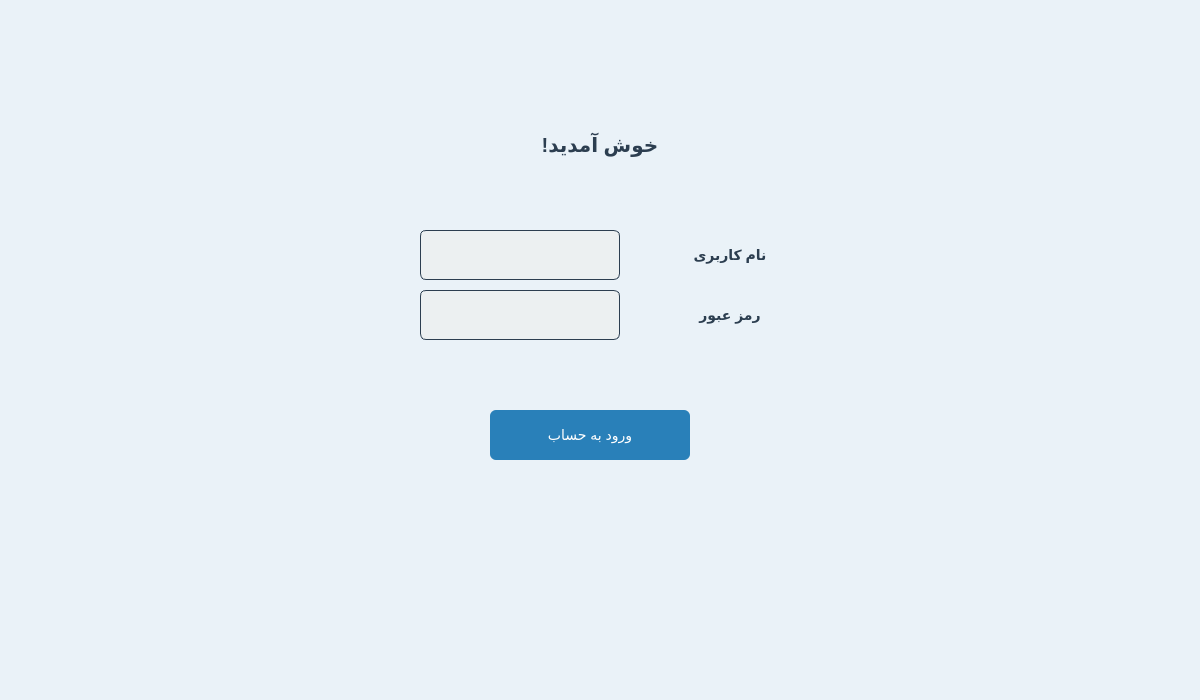
<?xml version="1.0" encoding="UTF-8"?>
<ui version="4.0">
 <class>MainWindow</class>
 <widget class="QMainWindow" name="MainWindow">
  <property name="geometry">
   <rect>
    <x>0</x>
    <y>0</y>
    <width>1200</width>
    <height>700</height>
   </rect>
  </property>
  <property name="windowTitle">
   <string>MainWindow</string>
  </property>
  <property name="styleSheet">
   <string notr="true">#centralwidget{
background-color: #eaf2f8;
}</string>
  </property>
  <widget class="QWidget" name="centralwidget">
   <widget class="QLineEdit" name="userNameField">
    <property name="geometry">
     <rect>
      <x>420</x>
      <y>230</y>
      <width>200</width>
      <height>50</height>
     </rect>
    </property>
    <property name="sizePolicy">
     <sizepolicy hsizetype="Fixed" vsizetype="Fixed">
      <horstretch>0</horstretch>
      <verstretch>0</verstretch>
     </sizepolicy>
    </property>
    <property name="styleSheet">
     <string notr="true">#userNameField {
        border: 1px solid #2c3e50;
        border-radius: 6px;
        padding: 6px;
        background-color: #ecf0f1;
        font-size: 14px;
	    color: rgb(0, 0, 0);
 }
 #userNameField:focus {
        border: 1px solid #2980b9;
        background-color: #ffffff;
    }</string>
    </property>
   </widget>
   <widget class="QLabel" name="label_3">
    <property name="geometry">
     <rect>
      <x>630</x>
      <y>290</y>
      <width>200</width>
      <height>50</height>
     </rect>
    </property>
    <property name="sizePolicy">
     <sizepolicy hsizetype="Fixed" vsizetype="Preferred">
      <horstretch>0</horstretch>
      <verstretch>0</verstretch>
     </sizepolicy>
    </property>
    <property name="styleSheet">
     <string notr="true">#label_3 {
        color: #2c3e50;
        font-size: 14px;
        font-weight: bold;
    }</string>
    </property>
    <property name="text">
     <string>رمز عبور</string>
    </property>
    <property name="alignment">
     <set>Qt::AlignmentFlag::AlignCenter</set>
    </property>
   </widget>
   <widget class="QLineEdit" name="passwordField">
    <property name="geometry">
     <rect>
      <x>420</x>
      <y>290</y>
      <width>200</width>
      <height>50</height>
     </rect>
    </property>
    <property name="sizePolicy">
     <sizepolicy hsizetype="Fixed" vsizetype="Fixed">
      <horstretch>0</horstretch>
      <verstretch>0</verstretch>
     </sizepolicy>
    </property>
    <property name="styleSheet">
     <string notr="true">#passwordField {
        border: 1px solid #2c3e50;
        border-radius: 6px;
        padding: 6px;
        background-color: #ecf0f1;
        font-size: 14px;
	    color: rgb(0, 0, 0);
 }
 #passwordField:focus {
        border: 1px solid #2980b9;
        background-color: #ffffff;
    }</string>
    </property>
   </widget>
   <widget class="QLabel" name="label_2">
    <property name="geometry">
     <rect>
      <x>630</x>
      <y>230</y>
      <width>200</width>
      <height>50</height>
     </rect>
    </property>
    <property name="sizePolicy">
     <sizepolicy hsizetype="Fixed" vsizetype="Preferred">
      <horstretch>0</horstretch>
      <verstretch>0</verstretch>
     </sizepolicy>
    </property>
    <property name="styleSheet">
     <string notr="true">#label_2 {
        color: #2c3e50;
        font-size: 14px;
        font-weight: bold;
    }</string>
    </property>
    <property name="text">
     <string>نام کاربری</string>
    </property>
    <property name="alignment">
     <set>Qt::AlignmentFlag::AlignCenter</set>
    </property>
   </widget>
   <widget class="QPushButton" name="enterButton">
    <property name="geometry">
     <rect>
      <x>490</x>
      <y>410</y>
      <width>200</width>
      <height>50</height>
     </rect>
    </property>
    <property name="styleSheet">
     <string notr="true"> #enterButton {
        background-color: #2980b9;
        color: white;
        border: none;
        border-radius: 6px;
        padding: 8px 16px;
        font-size: 14px;
    }
    #enterButton:hover {
        background-color: #3498db;
    }
    #enterButton:pressed {
        background-color: #1c5980;
    }</string>
    </property>
    <property name="text">
     <string>ورود به حساب</string>
    </property>
   </widget>
   <widget class="QLabel" name="label">
    <property name="geometry">
     <rect>
      <x>500</x>
      <y>120</y>
      <width>200</width>
      <height>50</height>
     </rect>
    </property>
    <property name="styleSheet">
     <string notr="true">#label {
        color: #2c3e50;
        font-size: 20px;
        font-weight: bold;
    }</string>
    </property>
    <property name="text">
     <string>خوش آمدید!</string>
    </property>
    <property name="alignment">
     <set>Qt::AlignmentFlag::AlignCenter</set>
    </property>
   </widget>
  </widget>
 </widget>
 <resources/>
 <connections/>
</ui>
